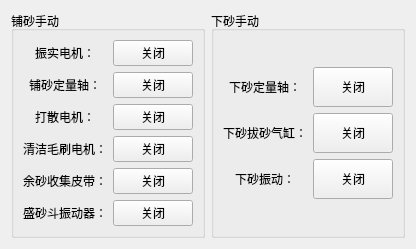
     <widget class="QWidget" name="tab_12">
      <attribute name="title">
       <string>平台下料系统</string>
      </attribute>
      <layout class="QVBoxLayout" name="verticalLayout_29">
       <item>
        <layout class="QHBoxLayout" name="horizontalLayout_17">
         <item>
          <widget class="QGroupBox" name="groupBox_19">
           <property name="title">
            <string>铺砂手动</string>
           </property>
           <layout class="QVBoxLayout" name="verticalLayout_6">
            <item>
             <layout class="QGridLayout" name="gridLayout_19">
              <item row="0" column="0">
               <widget class="QLabel" name="label_130">
                <property name="text">
                 <string>振实电机：</string>
                </property>
                <property name="alignment">
                 <set>Qt::AlignCenter</set>
                </property>
               </widget>
              </item>
              <item row="0" column="1">
               <widget class="QPushButton" name="pushButton_57">
                <property name="maximumSize">
                 <size>
                  <width>80</width>
                  <height>40</height>
                 </size>
                </property>
                <property name="text">
                 <string>关闭</string>
                </property>
               </widget>
              </item>
              <item row="1" column="0">
               <widget class="QLabel" name="label_131">
                <property name="text">
                 <string>铺砂定量轴：</string>
                </property>
                <property name="alignment">
                 <set>Qt::AlignCenter</set>
                </property>
               </widget>
              </item>
              <item row="1" column="1">
               <widget class="QPushButton" name="pushButton_58">
                <property name="maximumSize">
                 <size>
                  <width>80</width>
                  <height>40</height>
                 </size>
                </property>
                <property name="text">
                 <string>关闭</string>
                </property>
               </widget>
              </item>
              <item row="2" column="0">
               <widget class="QLabel" name="label_132">
                <property name="text">
                 <string>打散电机：</string>
                </property>
                <property name="alignment">
                 <set>Qt::AlignCenter</set>
                </property>
               </widget>
              </item>
              <item row="2" column="1">
               <widget class="QPushButton" name="pushButton_59">
                <property name="maximumSize">
                 <size>
                  <width>80</width>
                  <height>40</height>
                 </size>
                </property>
                <property name="text">
                 <string>关闭</string>
                </property>
               </widget>
              </item>
              <item row="3" column="0">
               <widget class="QLabel" name="label_133">
                <property name="text">
                 <string>清洁毛刷电机：</string>
                </property>
                <property name="alignment">
                 <set>Qt::AlignCenter</set>
                </property>
               </widget>
              </item>
              <item row="3" column="1">
               <widget class="QPushButton" name="pushButton_60">
                <property name="maximumSize">
                 <size>
                  <width>80</width>
                  <height>40</height>
                 </size>
                </property>
                <property name="text">
                 <string>关闭</string>
                </property>
               </widget>
              </item>
              <item row="4" column="0">
               <widget class="QLabel" name="label_134">
                <property name="text">
                 <string>余砂收集皮带：</string>
                </property>
                <property name="alignment">
                 <set>Qt::AlignCenter</set>
                </property>
               </widget>
              </item>
              <item row="4" column="1">
               <widget class="QPushButton" name="pushButton_61">
                <property name="maximumSize">
                 <size>
                  <width>80</width>
                  <height>40</height>
                 </size>
                </property>
                <property name="text">
                 <string>关闭</string>
                </property>
               </widget>
              </item>
              <item row="5" column="0">
               <widget class="QLabel" name="label_135">
                <property name="text">
                 <string>盛砂斗振动器：</string>
                </property>
                <property name="alignment">
                 <set>Qt::AlignCenter</set>
                </property>
               </widget>
              </item>
              <item row="5" column="1">
               <widget class="QPushButton" name="pushButton_62">
                <property name="maximumSize">
                 <size>
                  <width>80</width>
                  <height>40</height>
                 </size>
                </property>
                <property name="text">
                 <string>关闭</string>
                </property>
               </widget>
              </item>
             </layout>
            </item>
           </layout>
          </widget>
         </item>
         <item>
          <widget class="QGroupBox" name="groupBox_20">
           <property name="title">
            <string>下砂手动</string>
           </property>
           <layout class="QVBoxLayout" name="verticalLayout_28">
            <item>
             <layout class="QGridLayout" name="gridLayout_26">
              <item row="0" column="0">
               <widget class="QLabel" name="label_136">
                <property name="text">
                 <string>下砂定量轴：</string>
                </property>
                <property name="alignment">
                 <set>Qt::AlignCenter</set>
                </property>
               </widget>
              </item>
              <item row="0" column="1">
               <widget class="QPushButton" name="pushButton_63">
                <property name="maximumSize">
                 <size>
                  <width>80</width>
                  <height>40</height>
                 </size>
                </property>
                <property name="layoutDirection">
                 <enum>Qt::RightToLeft</enum>
                </property>
                <property name="text">
                 <string>关闭</string>
                </property>
               </widget>
              </item>
              <item row="1" column="0">
               <widget class="QLabel" name="label_137">
                <property name="text">
                 <string>下砂拔砂气缸：</string>
                </property>
                <property name="alignment">
                 <set>Qt::AlignCenter</set>
                </property>
               </widget>
              </item>
              <item row="1" column="1">
               <widget class="QPushButton" name="pushButton_64">
                <property name="maximumSize">
                 <size>
                  <width>80</width>
                  <height>40</height>
                 </size>
                </property>
                <property name="layoutDirection">
                 <enum>Qt::RightToLeft</enum>
                </property>
                <property name="text">
                 <string>关闭</string>
                </property>
               </widget>
              </item>
              <item row="2" column="0">
               <widget class="QLabel" name="label_138">
                <property name="text">
                 <string>下砂振动：</string>
                </property>
                <property name="alignment">
                 <set>Qt::AlignCenter</set>
                </property>
               </widget>
              </item>
              <item row="2" column="1">
               <widget class="QPushButton" name="pushButton_65">
                <property name="maximumSize">
                 <size>
                  <width>80</width>
                  <height>40</height>
                 </size>
                </property>
                <property name="layoutDirection">
                 <enum>Qt::RightToLeft</enum>
                </property>
                <property name="text">
                 <string>关闭</string>
                </property>
               </widget>
              </item>
             </layout>
            </item>
           </layout>
          </widget>
         </item>
        </layout>
       </item>
      </layout>
     </widget>
